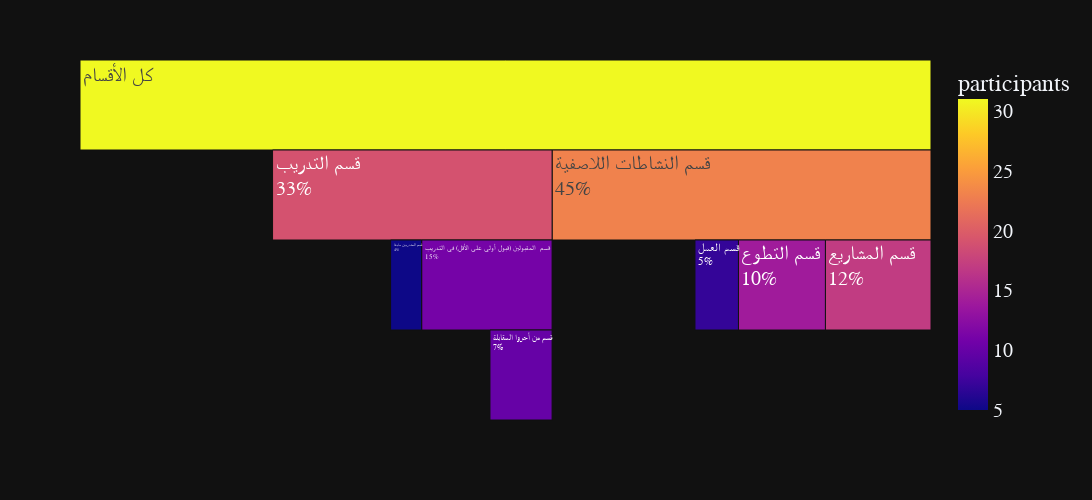

The code cell stored with this chart in its notebook:
### Code cell
sections = dict(
    sections=[
        "كل الأقسام", 
        "قسم النشاطات اللاصفية", 
        "قسم التطوع", 
        "قسم العمل", 
        "قسم المشاريع", 
        "قسم التدريب", 
        "قسم  المقبولين (قبول أولي على الأقل) في التدريب", 
        "قسم من أجروا المقابلة",
        "قسم المتدربين سابقا",
        ],
    parents=[
        "",
        "كل الأقسام",
        "قسم النشاطات اللاصفية",
        "قسم النشاطات اللاصفية",
        "قسم النشاطات اللاصفية",
        "كل الأقسام",
        "قسم التدريب",
        "قسم  المقبولين (قبول أولي على الأقل) في التدريب",
        "قسم التدريب",
        ],
    participants=[
        len(df),
        sum(df[["تطوعت سابقا", "عمل سابقا", "هل سبق واشتغلت على مشاريع خاصة فيك في مجال الحاسب"]].apply(lambda row: 1 if "نعم" in row.values else 0, axis=1)),
        question2num_answers["تطوعت سابقا"],
        question2num_answers["عمل سابقا"],
        question2num_answers["هل سبق واشتغلت على مشاريع خاصة فيك في مجال الحاسب"],
        question2num_answers["هل بحثت سابقا أو تبحث حاليا عن تدريب (التدريب التعاوني)"],
        question2num_answers["هل قبلت في أي جهة (قبول أولي على الأقل)"],
        question2num_answers["هل أجريت مقابلة تدريب"],
        question2num_answers["تدرب سابقا"],
    ]
)

fig =px.icicle(
    sections,
    names="sections",
    parents="parents",
    values="participants",
    color='participants'
)
fig.update_traces(
            tiling = dict(
            orientation='v',
            flip='x'
        )
)
fig.update_layout(
    height=500,
    width=1400,
    font=dict(
        family="Arial",
        size=20,
    )
)
fig.update_traces(textinfo="label+percent root")
page.append(fig)
fig

### Figure 1 — Plotly figure (JSON) as saved in the notebook; plotly's stock layout.template omitted (floating-point values rounded to 4 significant figures)
{"data": [{"domain": {"x": [0, 1], "y": [0, 1]}, "hovertemplate": "sections=%{label}<br>participants=%{color}<br>parent=%{parent}<extra></extra>", "labels": ["كل الأقسام", "قسم النشاطات اللاصفية", "قسم التطوع", "قسم العمل", "قسم المشاريع", "قسم التدريب", "قسم  المقبولين (قبول أولي على الأقل) في التدريب", "قسم من أجروا المقابلة", "قسم المتدربين سابقا"], "marker": {"coloraxis": "coloraxis", "colors": [31, 23, 14, 7, 17, 19, 11, 10, 5]}, "name": "", "parents": ["", "كل الأقسام", "قسم النشاطات اللاصفية", "قسم النشاطات اللاصفية", "قسم النشاطات اللاصفية", "كل الأقسام", "قسم التدريب", "قسم  المقبولين (قبول أولي على الأقل) في التدريب", "قسم التدريب"], "textinfo": "label+percent root", "tiling": {"flip": "x", "orientation": "v"}, "type": "icicle", "values": [31, 23, 14, 7, 17, 19, 11, 10, 5]}], "layout": {"coloraxis": {"colorbar": {"title": {"text": "participants"}}, "colorscale": [[0, "#0d0887"], [0.1111, "#46039f"], [0.2222, "#7201a8"], [0.3333, "#9c179e"], [0.4444, "#bd3786"], [0.5556, "#d8576b"], [0.6667, "#ed7953"], [0.7778, "#fb9f3a"], [0.8889, "#fdca26"], [1, "#f0f921"]]}, "font": {"family": "Arial", "size": 20}, "height": 500, "legend": {"tracegroupgap": 0}, "margin": {"t": 60}, "width": 1400}}
